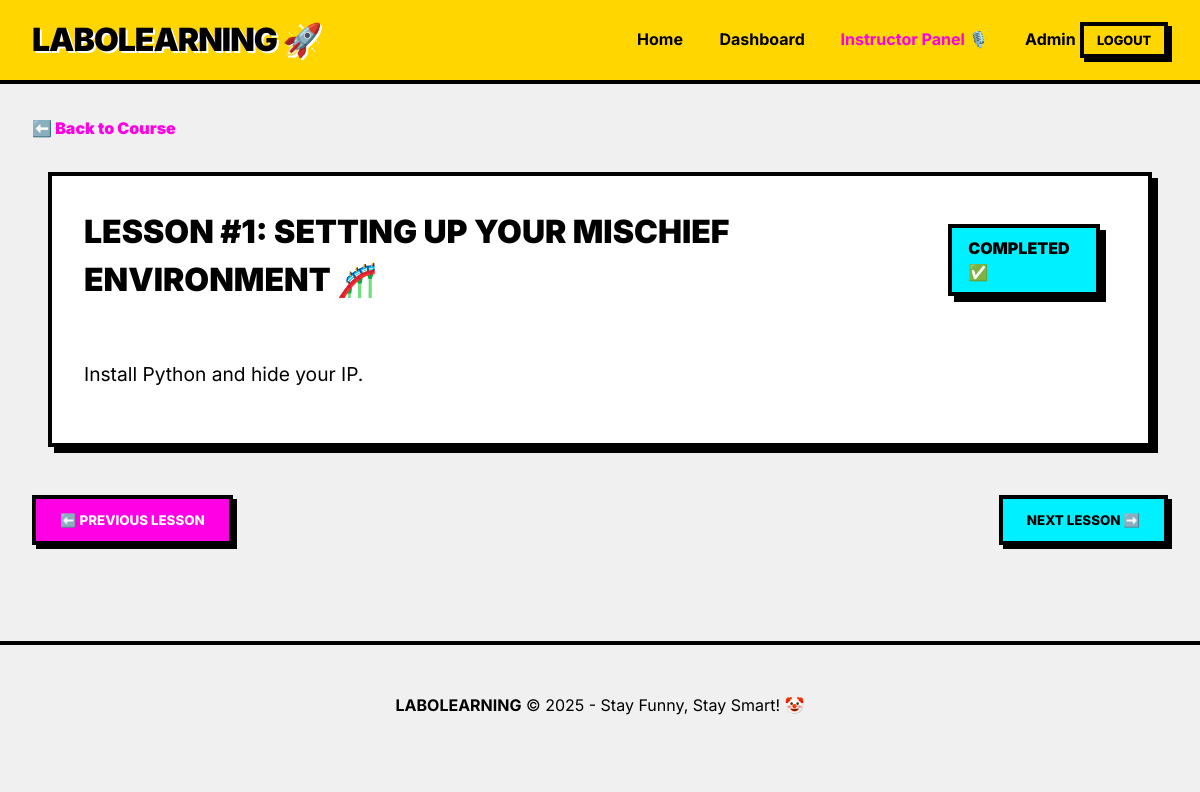
The page /courses/lesson/3/ (signed in) on the database its author committed.
### courses/models.py (models this page shows, shortened)
class Lesson(models.Model):
    course = models.ForeignKey(Course, on_delete=models.CASCADE, related_name='lessons')
    title = models.CharField(max_length=200)
    content = models.TextField(blank=True) # Could be HTML or markdown
    video_url = models.URLField(blank=True, null=True) # Recorded sessions or external links
    order = models.PositiveIntegerField(default=0)
    created_at = models.DateTimeField(auto_now_add=True)
    class Meta:
        ordering = ['order']

### courses/views.py (the view)
# urls.py: path('lesson/<int:lesson_id>/', views.lesson_detail, name='lesson_detail'),
@login_required
def lesson_detail(request, lesson_id):
    lesson = get_object_or_404(Lesson, id=lesson_id)
    course = lesson.course
    is_enrolled = Enrollment.objects.filter(student=request.user, course=course).exists()
    is_instructor = course.instructor == request.user or request.user.is_staff
    if not (is_enrolled or is_instructor):
        messages.error(request, "Access denied. 🛑")
        return redirect('course_list')
    progress, created = LessonProgress.objects.get_or_create(student=request.user, lesson=lesson)
    if not progress.is_completed:
        progress.is_completed = True
        progress.completed_at = timezone.now()
        progress.save()
    return render(request, 'courses/lesson_detail.html', {
        'lesson': lesson,
        'course': course,
        'is_instructor': is_instructor
    })

### users/models.py (called while the page is built)
    @property
    def unread_notifications_count(self):
        return self.notifications.filter(is_read=False).count()

### templates/courses/lesson_detail.html (shortened to what this page needs)
{% extends 'base.html' %}
{% block content %}
<div style="margin-bottom: 2rem;">
    <a href="{% url 'course_detail' course.id %}"
        style="text-decoration: none; font-weight: 900; color: var(--secondary-color);">⬅️ Back to Course</a>
</div>
<div class="brutal-card">
    <div style="display: flex; justify-content: space-between; align-items: flex-start; margin-bottom: 2rem;">
        <h1>Lesson #{{ lesson.order }}: {{ lesson.title }} 🎢</h1>
        <span class="brutal-card"
            style="padding: 0.5rem 1rem; background: var(--accent-color); font-weight: 900;">COMPLETED ✅</span>
    </div>
    <div style="font-size: 1.2rem; line-height: 1.8;">
        {{ lesson.content|linebreaks }}
    </div>
</div>
<div style="margin-top: 3rem; display: flex; justify-content: space-between;">
    <button class="brutal-btn secondary">⬅️ Previous Lesson</button>
    <button class="brutal-btn accent">Next Lesson ➡️</button>
</div>
{% endblock %}

### static/css/style.css (style rules this page uses)
:root { --bg-color: #f0f0f0; --primary-color: #FFD600; --secondary-color: #FF00E5; --accent-color: #00F0FF; --text-color: #000000; --border-width: 4px; --shadow-offset: 6px; }
body { background-color: var(--bg-color); font-family: 'Inter', system-ui, -apple-system, sans-serif; color: var(--text-color); margin: 0; padding: 0; line-height: 1.5; }
.brutal-card { background: white; border: var(--border-width) solid var(--text-color); box-shadow: var(--shadow-offset) var(--shadow-offset) 0px var(--text-color); padding: 2rem; margin: 1rem; transition: transform 0.1s; }
.brutal-btn { background: var(--primary-color); border: var(--border-width) solid var(--text-color); box-shadow: 4px 4px 0px var(--text-color); padding: 0.8rem 1.5rem; font-weight: 800; text-transform: uppercase; cursor: pointer; font-family: inherit; display: inline-block; text-decoration: none; color: black; }
.brutal-btn.secondary { background: var(--secondary-color); color: white; }
.brutal-btn.accent { background: var(--accent-color); }
h1, h2, h3 { margin-top: 0; text-transform: uppercase; font-weight: 900; }

### rows shown on the page
Lesson: order "1", title "SETTING UP YOUR MISCHIEF ENVIRONMENT", content "Install Python and hide your IP."
